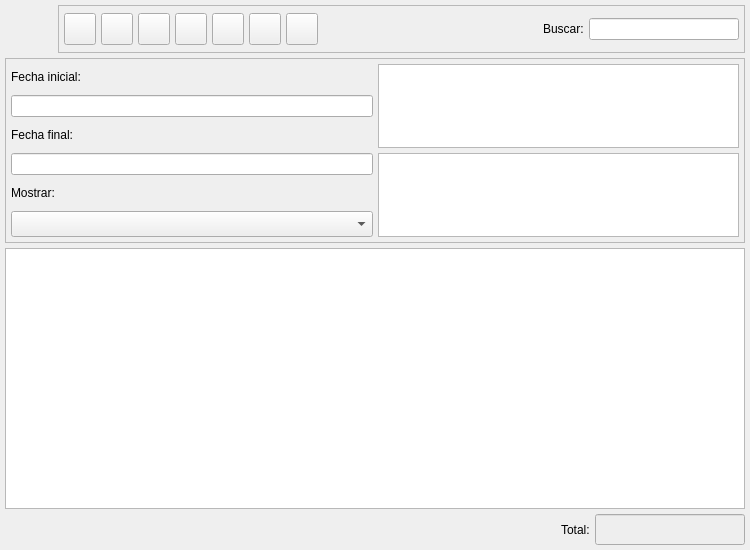
<ui version="4.0" >
 <author>Tomeu Borras Riera</author>
 <class>PresupuestosListBase</class>
 <widget class="QWidget" name="PresupuestosListBase" >
  <property name="enabled" >
   <bool>true</bool>
  </property>
  <property name="geometry" >
   <rect>
    <x>0</x>
    <y>0</y>
    <width>750</width>
    <height>550</height>
   </rect>
  </property>
  <property name="windowTitle" >
   <string>Presupuestos a clientes</string>
  </property>
  <property name="windowIcon" >
   <iconset resource="../../../bulmages.qrc" >
    <normaloff>:/Images/client-quote-list.svg</normaloff>:/Images/client-quote-list.svg</iconset>
  </property>
  <layout class="QGridLayout" >
   <property name="margin" >
    <number>5</number>
   </property>
   <property name="spacing" >
    <number>5</number>
   </property>
   <item row="0" column="0" >
    <layout class="QHBoxLayout" >
     <property name="spacing" >
      <number>5</number>
     </property>
     <property name="margin" >
      <number>0</number>
     </property>
     <item>
      <widget class="QLabel" name="label" >
       <property name="minimumSize" >
        <size>
         <width>48</width>
         <height>48</height>
        </size>
       </property>
       <property name="maximumSize" >
        <size>
         <width>48</width>
         <height>48</height>
        </size>
       </property>
       <property name="text" >
        <string/>
       </property>
       <property name="pixmap" >
        <pixmap resource="../../../bulmages.qrc" >:/Images/client-quote-list.svg</pixmap>
       </property>
       <property name="scaledContents" >
        <bool>true</bool>
       </property>
      </widget>
     </item>
     <item>
      <widget class="QFrame" name="m_botonera" >
       <property name="frameShape" >
        <enum>QFrame::StyledPanel</enum>
       </property>
       <property name="frameShadow" >
        <enum>QFrame::Raised</enum>
       </property>
       <layout class="QHBoxLayout" >
        <property name="spacing" >
         <number>5</number>
        </property>
        <property name="margin" >
         <number>5</number>
        </property>
        <item>
         <widget class="QToolButton" name="mui_crear" >
          <property name="minimumSize" >
           <size>
            <width>32</width>
            <height>32</height>
           </size>
          </property>
          <property name="maximumSize" >
           <size>
            <width>32</width>
            <height>32</height>
           </size>
          </property>
          <property name="toolTip" >
           <string>Nuevo presupuesto</string>
          </property>
          <property name="whatsThis" >
           <string>Nuevo presupuesto</string>
          </property>
          <property name="text" >
           <string/>
          </property>
          <property name="icon" >
           <iconset resource="../../../bulmages.qrc" >
            <normaloff>:/Images/document-new.svg</normaloff>:/Images/document-new.svg</iconset>
          </property>
          <property name="iconSize" >
           <size>
            <width>32</width>
            <height>32</height>
           </size>
          </property>
          <property name="shortcut" >
           <string>Ctrl+N</string>
          </property>
         </widget>
        </item>
        <item>
         <widget class="QToolButton" name="mui_editar" >
          <property name="minimumSize" >
           <size>
            <width>32</width>
            <height>32</height>
           </size>
          </property>
          <property name="maximumSize" >
           <size>
            <width>32</width>
            <height>32</height>
           </size>
          </property>
          <property name="toolTip" >
           <string>Editar presupuesto</string>
          </property>
          <property name="whatsThis" >
           <string>Editar presupuesto</string>
          </property>
          <property name="text" >
           <string/>
          </property>
          <property name="icon" >
           <iconset resource="../../../bulmages.qrc" >
            <normaloff>:/Images/document-open.svg</normaloff>:/Images/document-open.svg</iconset>
          </property>
          <property name="iconSize" >
           <size>
            <width>32</width>
            <height>32</height>
           </size>
          </property>
          <property name="shortcut" >
           <string>Ctrl+E</string>
          </property>
         </widget>
        </item>
        <item>
         <widget class="QToolButton" name="mui_borrar" >
          <property name="minimumSize" >
           <size>
            <width>32</width>
            <height>32</height>
           </size>
          </property>
          <property name="maximumSize" >
           <size>
            <width>32</width>
            <height>32</height>
           </size>
          </property>
          <property name="toolTip" >
           <string>Borrar presupuesto</string>
          </property>
          <property name="whatsThis" >
           <string>Borrar presupuesto</string>
          </property>
          <property name="text" >
           <string/>
          </property>
          <property name="icon" >
           <iconset resource="../../../bulmages.qrc" >
            <normaloff>:/Images/edit-delete.svg</normaloff>:/Images/edit-delete.svg</iconset>
          </property>
          <property name="iconSize" >
           <size>
            <width>32</width>
            <height>32</height>
           </size>
          </property>
          <property name="shortcut" >
           <string>Ctrl+D</string>
          </property>
         </widget>
        </item>
        <item>
         <widget class="QToolButton" name="mui_imprimir" >
          <property name="minimumSize" >
           <size>
            <width>32</width>
            <height>32</height>
           </size>
          </property>
          <property name="maximumSize" >
           <size>
            <width>32</width>
            <height>32</height>
           </size>
          </property>
          <property name="toolTip" >
           <string>Imprimir listado</string>
          </property>
          <property name="whatsThis" >
           <string>Imprimir listado</string>
          </property>
          <property name="text" >
           <string/>
          </property>
          <property name="icon" >
           <iconset resource="../../../bulmages.qrc" >
            <normaloff>:/Images/document-print.svg</normaloff>:/Images/document-print.svg</iconset>
          </property>
          <property name="iconSize" >
           <size>
            <width>32</width>
            <height>32</height>
           </size>
          </property>
          <property name="shortcut" >
           <string>Ctrl+P</string>
          </property>
         </widget>
        </item>
        <item>
         <widget class="QToolButton" name="mui_filtrar" >
          <property name="minimumSize" >
           <size>
            <width>32</width>
            <height>32</height>
           </size>
          </property>
          <property name="maximumSize" >
           <size>
            <width>32</width>
            <height>32</height>
           </size>
          </property>
          <property name="toolTip" >
           <string>Filtrar pedidos</string>
          </property>
          <property name="whatsThis" >
           <string>Filtrar pedidos</string>
          </property>
          <property name="text" >
           <string/>
          </property>
          <property name="icon" >
           <iconset resource="../../../bulmages.qrc" >
            <normaloff>:/Images/edit-find.svg</normaloff>:/Images/edit-find.svg</iconset>
          </property>
          <property name="iconSize" >
           <size>
            <width>32</width>
            <height>32</height>
           </size>
          </property>
          <property name="checkable" >
           <bool>true</bool>
          </property>
         </widget>
        </item>
        <item>
         <widget class="QToolButton" name="mui_configurar" >
          <property name="minimumSize" >
           <size>
            <width>32</width>
            <height>32</height>
           </size>
          </property>
          <property name="maximumSize" >
           <size>
            <width>32</width>
            <height>32</height>
           </size>
          </property>
          <property name="toolTip" >
           <string>Configurar listado</string>
          </property>
          <property name="whatsThis" >
           <string>Configurar listado</string>
          </property>
          <property name="text" >
           <string/>
          </property>
          <property name="icon" >
           <iconset resource="../../../bulmages.qrc" >
            <normaloff>:/Images/document-properties.svg</normaloff>:/Images/document-properties.svg</iconset>
          </property>
          <property name="iconSize" >
           <size>
            <width>32</width>
            <height>32</height>
           </size>
          </property>
          <property name="checkable" >
           <bool>true</bool>
          </property>
         </widget>
        </item>
        <item>
         <widget class="QToolButton" name="mui_actualizar" >
          <property name="minimumSize" >
           <size>
            <width>32</width>
            <height>32</height>
           </size>
          </property>
          <property name="maximumSize" >
           <size>
            <width>32</width>
            <height>32</height>
           </size>
          </property>
          <property name="toolTip" >
           <string>Actualizar listado</string>
          </property>
          <property name="whatsThis" >
           <string>Actualizar listado</string>
          </property>
          <property name="text" >
           <string/>
          </property>
          <property name="icon" >
           <iconset resource="../../../bulmages.qrc" >
            <normaloff>:/Images/view-refresh.svg</normaloff>:/Images/view-refresh.svg</iconset>
          </property>
          <property name="iconSize" >
           <size>
            <width>32</width>
            <height>32</height>
           </size>
          </property>
          <property name="shortcut" >
           <string>F5</string>
          </property>
         </widget>
        </item>
        <item>
         <widget class="QFrame" name="mui_plugbotones" >
          <property name="sizePolicy" >
           <sizepolicy vsizetype="Fixed" hsizetype="Fixed" >
            <horstretch>0</horstretch>
            <verstretch>0</verstretch>
           </sizepolicy>
          </property>
          <property name="frameShape" >
           <enum>QFrame::NoFrame</enum>
          </property>
          <property name="frameShadow" >
           <enum>QFrame::Plain</enum>
          </property>
          <property name="lineWidth" >
           <number>0</number>
          </property>
         </widget>
        </item>
        <item>
         <spacer>
          <property name="orientation" >
           <enum>Qt::Horizontal</enum>
          </property>
          <property name="sizeType" >
           <enum>QSizePolicy::Expanding</enum>
          </property>
          <property name="sizeHint" stdset="0" >
           <size>
            <width>91</width>
            <height>34</height>
           </size>
          </property>
         </spacer>
        </item>
        <item>
         <widget class="QLabel" name="textLabel1_2" >
          <property name="text" >
           <string>Buscar:</string>
          </property>
         </widget>
        </item>
        <item>
         <widget class="QLineEdit" name="m_filtro" >
          <property name="minimumSize" >
           <size>
            <width>150</width>
            <height>0</height>
           </size>
          </property>
          <property name="maximumSize" >
           <size>
            <width>150</width>
            <height>16777215</height>
           </size>
          </property>
         </widget>
        </item>
       </layout>
      </widget>
     </item>
    </layout>
   </item>
   <item row="1" column="0" >
    <widget class="QFrame" name="m_busqueda" >
     <property name="sizePolicy" >
      <sizepolicy vsizetype="Preferred" hsizetype="Expanding" >
       <horstretch>0</horstretch>
       <verstretch>0</verstretch>
      </sizepolicy>
     </property>
     <property name="minimumSize" >
      <size>
       <width>16</width>
       <height>185</height>
      </size>
     </property>
     <property name="frameShape" >
      <enum>QFrame::StyledPanel</enum>
     </property>
     <property name="frameShadow" >
      <enum>QFrame::Raised</enum>
     </property>
     <layout class="QGridLayout" >
      <property name="margin" >
       <number>5</number>
      </property>
      <property name="spacing" >
       <number>5</number>
      </property>
      <item row="0" column="0" >
       <widget class="QLabel" name="textLabel1_4" >
        <property name="text" >
         <string>Fecha inicial:</string>
        </property>
       </widget>
      </item>
      <item rowspan="3" row="0" column="1" >
       <widget class="BusquedaArticulo" name="m_articulo" >
        <property name="sizePolicy" >
         <sizepolicy vsizetype="Ignored" hsizetype="Expanding" >
          <horstretch>0</horstretch>
          <verstretch>0</verstretch>
         </sizepolicy>
        </property>
       </widget>
      </item>
      <item row="1" column="0" >
       <widget class="BusquedaFecha" name="m_fechain" >
        <property name="sizePolicy" >
         <sizepolicy vsizetype="Fixed" hsizetype="MinimumExpanding" >
          <horstretch>0</horstretch>
          <verstretch>0</verstretch>
         </sizepolicy>
        </property>
        <property name="minimumSize" >
         <size>
          <width>150</width>
          <height>0</height>
         </size>
        </property>
       </widget>
      </item>
      <item row="2" column="0" >
       <widget class="QLabel" name="textLabel1_4_2" >
        <property name="text" >
         <string>Fecha final:</string>
        </property>
       </widget>
      </item>
      <item row="3" column="0" >
       <widget class="BusquedaFecha" name="m_fechafin" >
        <property name="sizePolicy" >
         <sizepolicy vsizetype="Fixed" hsizetype="MinimumExpanding" >
          <horstretch>0</horstretch>
          <verstretch>0</verstretch>
         </sizepolicy>
        </property>
        <property name="minimumSize" >
         <size>
          <width>150</width>
          <height>0</height>
         </size>
        </property>
       </widget>
      </item>
      <item rowspan="3" row="3" column="1" >
       <widget class="Busqueda" name="m_cliente" >
        <property name="sizePolicy" >
         <sizepolicy vsizetype="Ignored" hsizetype="Expanding" >
          <horstretch>0</horstretch>
          <verstretch>0</verstretch>
         </sizepolicy>
        </property>
       </widget>
      </item>
      <item row="4" column="0" >
       <widget class="QLabel" name="label_2" >
        <property name="text" >
         <string>Mostrar:</string>
        </property>
        <property name="alignment" >
         <set>Qt::AlignLeading|Qt::AlignLeft|Qt::AlignVCenter</set>
        </property>
        <property name="buddy" >
         <cstring>mui_procesada</cstring>
        </property>
       </widget>
      </item>
      <item row="5" column="0" >
       <widget class="QComboBox" name="mui_procesada" >
        <property name="sizePolicy" >
         <sizepolicy vsizetype="Preferred" hsizetype="MinimumExpanding" >
          <horstretch>0</horstretch>
          <verstretch>0</verstretch>
         </sizepolicy>
        </property>
        <property name="minimumSize" >
         <size>
          <width>150</width>
          <height>0</height>
         </size>
        </property>
        <property name="focusPolicy" >
         <enum>Qt::StrongFocus</enum>
        </property>
        <property name="frame" >
         <bool>true</bool>
        </property>
       </widget>
      </item>
     </layout>
    </widget>
   </item>
   <item row="2" column="0" >
    <widget class="PresupuestoListSubForm" name="mui_list" />
   </item>
   <item row="3" column="0" >
    <layout class="QHBoxLayout" >
     <property name="spacing" >
      <number>5</number>
     </property>
     <property name="margin" >
      <number>0</number>
     </property>
     <item>
      <spacer>
       <property name="orientation" >
        <enum>Qt::Horizontal</enum>
       </property>
       <property name="sizeType" >
        <enum>QSizePolicy::Expanding</enum>
       </property>
       <property name="sizeHint" stdset="0" >
        <size>
         <width>340</width>
         <height>21</height>
        </size>
       </property>
      </spacer>
     </item>
     <item>
      <widget class="QLabel" name="textLabel1_3" >
       <property name="text" >
        <string>Total:</string>
       </property>
      </widget>
     </item>
     <item>
      <widget class="QLineEdit" name="m_total" >
       <property name="enabled" >
        <bool>true</bool>
       </property>
       <property name="sizePolicy" >
        <sizepolicy vsizetype="Fixed" hsizetype="Fixed" >
         <horstretch>0</horstretch>
         <verstretch>0</verstretch>
        </sizepolicy>
       </property>
       <property name="minimumSize" >
        <size>
         <width>150</width>
         <height>0</height>
        </size>
       </property>
       <property name="maximumSize" >
        <size>
         <width>150</width>
         <height>16777215</height>
        </size>
       </property>
       <property name="palette" >
        <palette>
         <active>
          <colorrole role="Base" >
           <brush brushstyle="SolidPattern" >
            <color alpha="255" >
             <red>238</red>
             <green>238</green>
             <blue>238</blue>
            </color>
           </brush>
          </colorrole>
         </active>
         <inactive>
          <colorrole role="Base" >
           <brush brushstyle="SolidPattern" >
            <color alpha="255" >
             <red>238</red>
             <green>238</green>
             <blue>238</blue>
            </color>
           </brush>
          </colorrole>
         </inactive>
         <disabled>
          <colorrole role="Base" >
           <brush brushstyle="SolidPattern" >
            <color alpha="255" >
             <red>255</red>
             <green>255</green>
             <blue>255</blue>
            </color>
           </brush>
          </colorrole>
         </disabled>
        </palette>
       </property>
       <property name="font" >
        <font>
         <family>Sans Serif</family>
         <pointsize>12</pointsize>
         <weight>75</weight>
         <italic>false</italic>
         <bold>true</bold>
         <underline>false</underline>
         <strikeout>false</strikeout>
        </font>
       </property>
       <property name="alignment" >
        <set>Qt::AlignRight</set>
       </property>
       <property name="readOnly" >
        <bool>true</bool>
       </property>
      </widget>
     </item>
    </layout>
   </item>
  </layout>
 </widget>
 <layoutdefault spacing="3" margin="5" />
 <customwidgets>
  <customwidget>
   <class>BusquedaFecha</class>
   <extends>QLineEdit</extends>
   <header>../../bulmalib/src/busquedafecha.h</header>
  </customwidget>
  <customwidget>
   <class>PresupuestoListSubForm</class>
   <extends>QTableWidget</extends>
   <header>presupuestolist.h</header>
  </customwidget>
  <customwidget>
   <class>BusquedaArticulo</class>
   <extends>QTextEdit</extends>
   <header>busquedaarticulo.h</header>
  </customwidget>
  <customwidget>
   <class>Busqueda</class>
   <extends>QTextEdit</extends>
   <header>busqueda.h</header>
  </customwidget>
 </customwidgets>
 <resources>
  <include location="../../../bulmages.qrc" />
 </resources>
 <connections>
  <connection>
   <sender>mui_filtrar</sender>
   <signal>toggled(bool)</signal>
   <receiver>m_busqueda</receiver>
   <slot>setShown(bool)</slot>
   <hints>
    <hint type="sourcelabel" >
     <x>241</x>
     <y>40</y>
    </hint>
    <hint type="destinationlabel" >
     <x>230</x>
     <y>73</y>
    </hint>
   </hints>
  </connection>
 </connections>
</ui>
